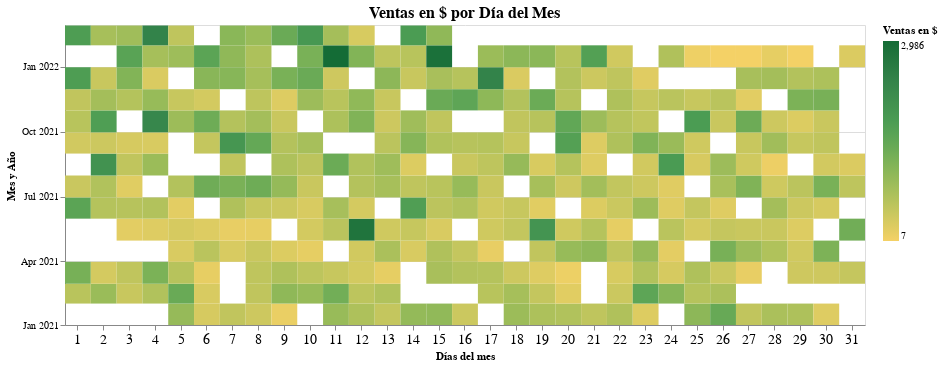

Source (notebook cell):
### Code cell
mapa = alt.Chart(df_ventas_ag).mark_rect().encode(
                x=alt.X('dia_mes:O', title='Días del mes', axis = alt.Axis(labelAngle=0, labelFontSize=14)),
                y=alt.Y('yearmonth(fecha):T', title = 'Mes y Año', scale=alt.Scale(zero=False), 
                  axis = alt.Axis(grid=True, titleAnchor='middle', titleAngle = 270, labelFontSize=10)),
                color=alt.Color(
                    'sum(monto_dolar):Q', scale=alt.Scale(scheme='goldgreen'), title='Ventas en $'),
                tooltip=[
                    alt.Tooltip('dia_mes:O', title='Día'),
                    alt.Tooltip('yearmonth(fecha):T', title='Mes y Año'),
                    alt.Tooltip('sum(monto_dolar):Q', format=',.2f', title='Ventas en $'),
                    alt.Tooltip('cantidad:Q', format=',.2f', title='Volumen de Ventas'),
                    alt.Tooltip('num:Q', title='N° Facturas')]
                ).properties(title='Ventas en $ por Día del Mes',
                             width=800,  
                             height=300
                ).configure_title(
                    fontSize = 16,
                    anchor = 'middle'
                ).interactive()

mapa

### Figure 1 — Vega-Lite specification as saved in the notebook (floating-point values rounded to 4 significant figures; data arrays with more than 128 entries replaced by an {"elided": "..."} marker saying what was removed)
{"config": {"view": {"continuousWidth": 400, "continuousHeight": 300}, "title": {"anchor": "middle", "fontSize": 16}}, "data": {"name": "data-e2d472d5d84d7fbe513a2961954722fe"}, "mark": "rect", "encoding": {"color": {"aggregate": "sum", "field": "monto_dolar", "scale": {"scheme": "goldgreen"}, "title": "Ventas en $", "type": "quantitative"}, "tooltip": [{"field": "dia_mes", "title": "Día", "type": "ordinal"}, {"field": "fecha", "timeUnit": "yearmonth", "title": "Mes y Año", "type": "temporal"}, {"aggregate": "sum", "field": "monto_dolar", "format": ",.2f", "title": "Ventas en $", "type": "quantitative"}, {"field": "cantidad", "format": ",.2f", "title": "Volumen de Ventas", "type": "quantitative"}, {"field": "num", "title": "N° Facturas", "type": "quantitative"}], "x": {"axis": {"labelAngle": 0, "labelFontSize": 14}, "field": "dia_mes", "title": "Días del mes", "type": "ordinal"}, "y": {"axis": {"grid": true, "labelFontSize": 10, "titleAnchor": "middle", "titleAngle": 270}, "field": "fecha", "scale": {"zero": false}, "timeUnit": "yearmonth", "title": "Mes y Año", "type": "temporal"}}, "height": 300, "selection": {"selector003": {"type": "interval", "bind": "scales", "encodings": ["x", "y"]}}, "title": "Ventas en $ por Día del Mes", "width": 800, "$schema": "https://vega.github.io/schema/vega-lite/v4.17.0.json", "datasets": {"data-e2d472d5d84d7fbe513a2961954722fe": {"elided": "334 records"}}}
